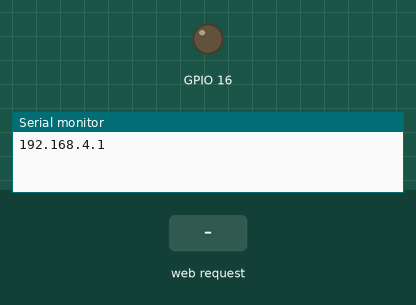
This sketch was run on a simulated ESP8266 (NodeMCU). On the bench: output pins drawn as LEDs (lit = HIGH), the last lines printed to the serial monitor. The test bench sets the inputs (shaded band).

Above: at 1.2 s.
1.3 s: HTTP request GET /ON received
At 2.2 s:
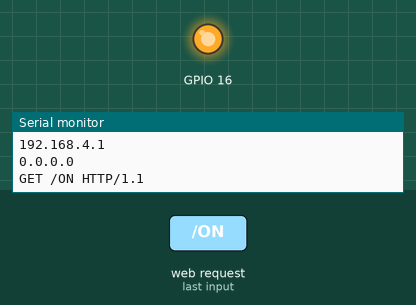
Timing chart, 0 to 4.3 s (numbered marks = the images above; inputs shaded):
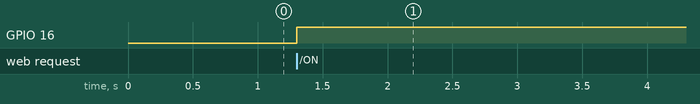

Measured:
- after the input at 1.3 s, GPIO 16: LOW → HIGH at once

The sketch:

LED__ONOFF__Client_WEB.ino
```cpp
//This Program is for controlling LED using Client WEB
#include <ESP8266WiFi.h>
WiFiServer drogon(80);
void setup() {
Serial.begin(9600);
pinMode(16,OUTPUT);
WiFi.mode (WIFI_AP);
WiFi.softAP("Your WIFI SSID","Your WIFi Password");
Serial.println(WiFi.softAPIP());
drogon.begin();
}
void loop()
{
  WiFiClient A1;
  while((A1=drogon.available())==0);
  Serial.println (A1.remoteIP());
  while((A1.connected()!=0&&A1.available())==0)
  {
    delay(100);
  }
 String req= A1.readStringUntil('\r');
 Serial.println(req);
 if(req.indexOf("ON")!=-1)
 digitalWrite(16,HIGH);
 else
 digitalWrite(16,LOW);

}
```
